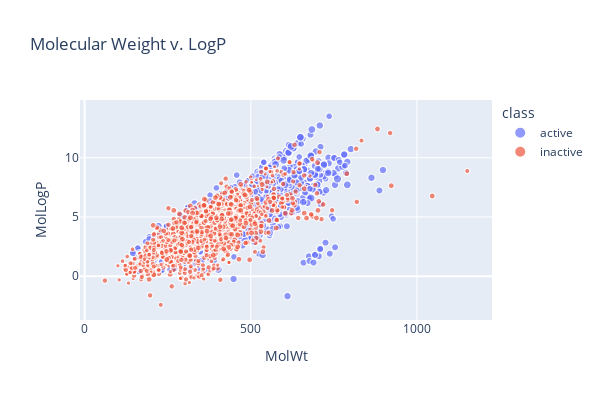

The notebook cell saved with this chart:
### Code cell
px.scatter(dfc[dfc['class']!='intermediate'], x="MolWt", y="MolLogP", color="class", size="pic50", size_max=10
    , opacity=0.7, height=400, width=600, title="Molecular Weight v. LogP")

### Figure 1 — Plotly figure (JSON) as saved in the notebook; plotly's stock layout.template omitted (floating-point values rounded to 4 significant figures; data arrays with more than 128 entries replaced by an {"elided": "..."} marker saying what was removed)
{"data": [{"hovertemplate": "class=active<br>MolWt=%{x}<br>MolLogP=%{y}<br>pic50=%{marker.size}<extra></extra>", "legendgroup": "active", "marker": {"color": "#636efa", "opacity": 0.7, "size": {"elided": "2215 float values"}, "sizemode": "area", "sizeref": 0.143, "symbol": "circle"}, "mode": "markers", "name": "active", "showlegend": true, "type": "scattergl", "x": {"elided": "2215 float values"}, "xaxis": "x", "y": {"elided": "2215 float values"}, "yaxis": "y"}, {"hovertemplate": "class=inactive<br>MolWt=%{x}<br>MolLogP=%{y}<br>pic50=%{marker.size}<extra></extra>", "legendgroup": "inactive", "marker": {"color": "#EF553B", "opacity": 0.7, "size": {"elided": "1594 float values"}, "sizemode": "area", "sizeref": 0.143, "symbol": "circle"}, "mode": "markers", "name": "inactive", "showlegend": true, "type": "scattergl", "x": {"elided": "1594 float values"}, "xaxis": "x", "y": {"elided": "1594 float values"}, "yaxis": "y"}], "layout": {"height": 400, "legend": {"itemsizing": "constant", "title": {"text": "class"}, "tracegroupgap": 0}, "title": {"text": "Molecular Weight v. LogP"}, "width": 600, "xaxis": {"anchor": "y", "domain": [0, 1], "title": {"text": "MolWt"}}, "yaxis": {"anchor": "x", "domain": [0, 1], "title": {"text": "MolLogP"}}}}
